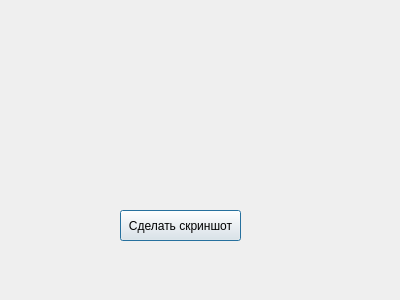
<?xml version="1.0" encoding="UTF-8"?>
<ui version="4.0">
 <class>Dialog</class>
 <widget class="QDialog" name="Dialog">
  <property name="geometry">
   <rect>
    <x>0</x>
    <y>0</y>
    <width>400</width>
    <height>300</height>
   </rect>
  </property>
  <property name="windowTitle">
   <string>Скриншот</string>
  </property>
  <widget class="QPushButton" name="pushButton">
   <property name="geometry">
    <rect>
     <x>120</x>
     <y>210</y>
     <width>121</width>
     <height>31</height>
    </rect>
   </property>
   <property name="text">
    <string>Сделать скриншот</string>
   </property>
  </widget>
  <widget class="QLabel" name="label">
   <property name="geometry">
    <rect>
     <x>30</x>
     <y>10</y>
     <width>331</width>
     <height>181</height>
    </rect>
   </property>
   <property name="text">
    <string/>
   </property>
  </widget>
 </widget>
 <resources/>
 <connections/>
</ui>
